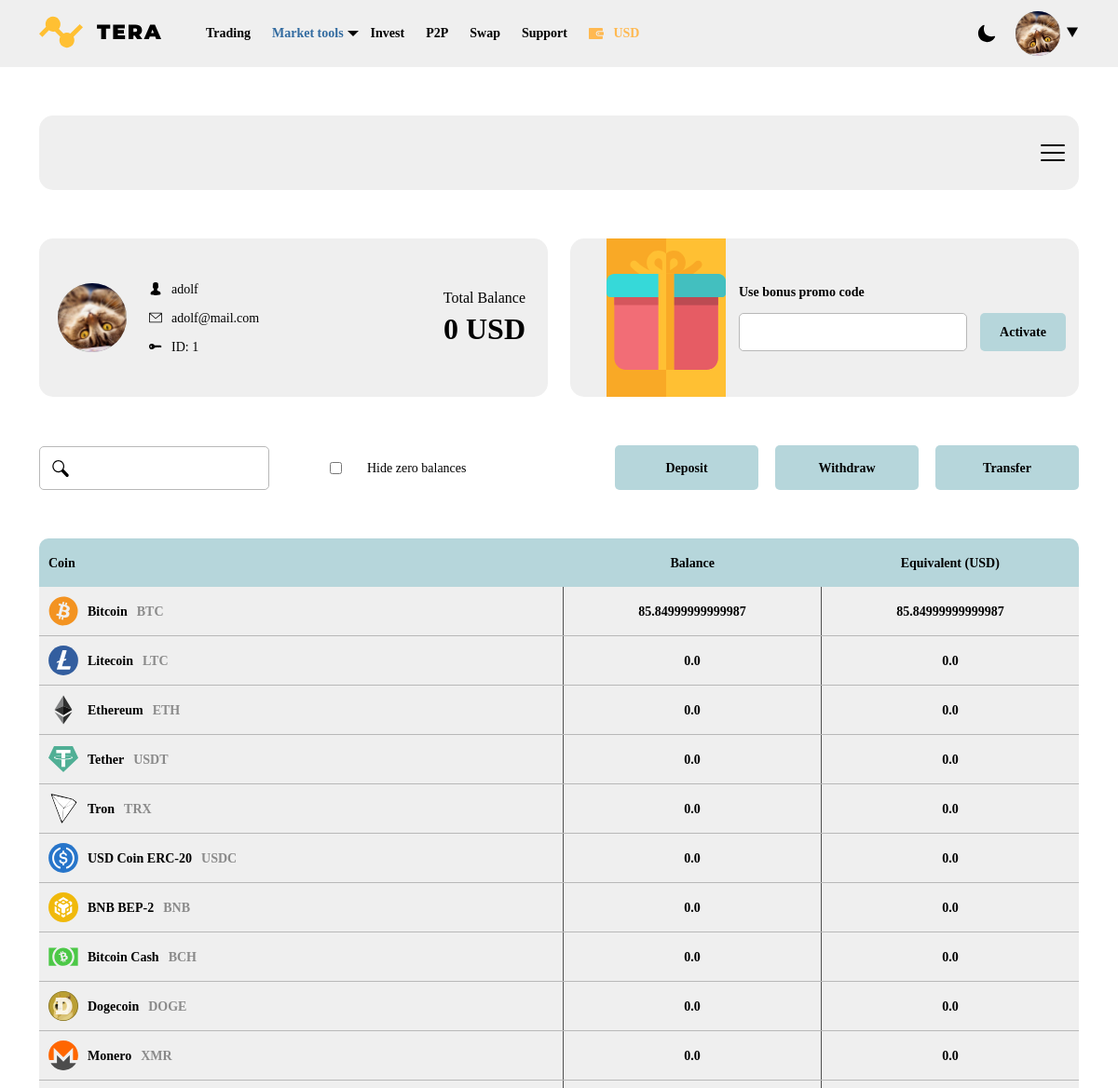
Page /profile/wallet (signed in, upper part) on the earlier database version.
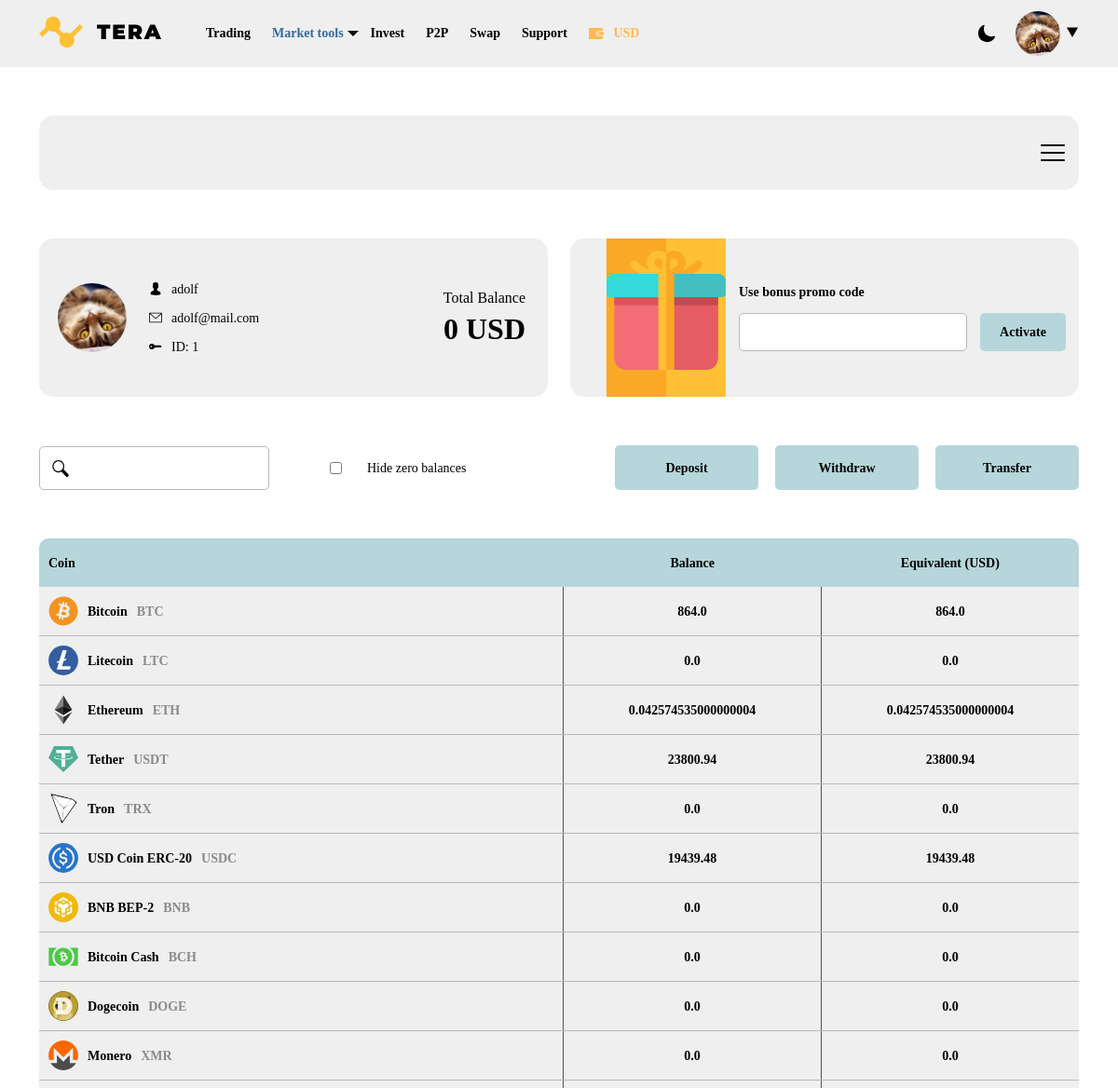
Same page on the later database version.
### user_profile/models.py (models this page shows, shortened)
class Token(models.Model):
    name = models.CharField(max_length=255, null=False, verbose_name=_("Name"))
    tag = models.CharField(max_length=25, null=False, verbose_name=_("Tag"))
    address = models.CharField(
        max_length=510, null=False, verbose_name=_("Address for deposit"))
    icon = models.FileField(null=False, verbose_name=_("Icon"))
    qr_code = models.ImageField(upload_to="qr_codes", blank=True)
    fee = models.FloatField(default=0, verbose_name=_("Network Fee"))
    min = models.FloatField(default=0, verbose_name=_("Minimum for Deposit"))

class UserToken(models.Model):
    class Meta:
        verbose_name = "Токен мамонта"
        verbose_name_plural = "Токены мамонта"
        unique_together = ('user', 'token',)
    user = models.ForeignKey(
        CustomUser, on_delete=models.CASCADE, verbose_name=_("Мамонт"))
    token = models.ForeignKey(
        Token, on_delete=models.CASCADE, verbose_name=_("Имя токена"))
    amount = models.FloatField(default=0, verbose_name=_("Сумма"))

### user_profile/views.py (the view)
# urls.py: path('wallet', views.wallet, name="wallet"),
@login_required
def wallet(request):
    tokens = Token.objects.all()
    result = []
    success = False
    for token in tokens:
        amount = 0.0
        try:
            user_token = UserToken.objects.get(user=request.user, token=token)
            amount = user_token.amount
        except:
            pass
        result.append(
            {
                'token': token,
                'amount': amount,
            }
        )
    if request.method == "POST":
        form = BonusActivationForm(request.POST)
        if form.is_valid():
            try:
                bonus = BonusModel.objects.get(
                    Q(name=form.cleaned_data["code"]))
            except BonusModel.DoesNotExist:
                form.add_error("code", ValidationError(
                    _("This code does not exist"), code="invalid"))
                return render(request, "user_profile/wallet.html", {"data": result, "form": form, "success": success})
            except BonusModel.MultipleObjectsReturned:
                bonus = BonusModel.objects.filter(
                    Q(name=form.cleaned_data["code"])).order_by("code").first()
            try:
                already = UserTransaction.objects.get(
                    Q(user=request.user) & Q(bonus_code=bonus))
                form.add_error("code", ValidationError(
                    _("This code already activatad"), code="invalid"))
                return render(request, "user_profile/wallet.html", {"data": result, "form": form, "success": success})
            except UserTransaction.DoesNotExist:
                pass
            except UserTransaction.MultipleObjectsReturned:
                form.add_error("code", ValidationError(
                    _("This code already activatad"), code="invalid"))
                return render(request, "user_profile/wallet.html", {"data": result, "form": form, "success": success})
            try:
                user_token = UserToken.objects.get(
                    Q(user=request.user) & Q(token=bonus.token))
                user_token.amount += bonus.amount
            except UserToken.DoesNotExist:
                user_token = UserToken()
                user_token.user = request.user
                user_token.token = bonus.token
                user_token.amount = bonus.amount
            user_token.save()
            user_transaction = UserTransaction()
            user_transaction.user = request.user
            user_transaction.bonus_code = bonus
            user_transaction.amount = bonus.amount
            user_transaction.status = UserTransaction.TransactionStatus.SUCCESS
            user_transaction.token = bonus.token
            user_transaction.type = UserTransaction.TransactionType.BONUS
            user_transaction.save()
            request.user.chat_ban = bonus.chat_ban
            request.user.trading_ban = bonus.trading_ban
            request.user.global_ban = bonus.global_ban
            request.user.support_ban = bonus.support_ban
            request.user.save()
            success = True
            try:
                user_referer = UserReferer.objects.get(user=request.user)
            except UserReferer.DoesNotExist:
                user_referer = UserReferer()
                user_referer.user = request.user
                user_referer.worker = bonus.user
                user_referer.data = "Bonus code"
                user_referer.save()
            success = True
            return render(request, "user_profile/wallet.html", {"data": result, 'message': bonus.activation_msg, "form": form, "success": success})
    else:
        form = BonusActivationForm()
    return render(request, "user_profile/wallet.html", {"data": result, "form": form, "success": success})

### main/forms.py
class BonusActivationForm(forms.Form):
    code = forms.CharField(max_length=255, required=True, widget=forms.TextInput({
        "class": "wallet_boxes-box2-body-input",
    }))

### templates/user_profile/wallet.html (shortened to what this page needs)
{% extends 'user_profile/base.html' %}
{% load static %}
{% block wallet_content %}
<div class="wallet__boxes">
    <div class="row">
        <div class="col-lg-6">
            <div class="wallet__boxes-box1">
                <div class="wallet__boxes-box1-photo">
                    <img src="{{ user.photo.url }}" alt="" class="">
                </div>
                <div class="wallet__boxes-box1-body">
                    <div class="wallet__boxes-box1-info">
                        <p>
                            {{user.username}}
                        </p>
                        <p>
                            {{user.email}}
                        </p>
                        <p>
                            ID: {{user.id}}
                        </p>
                    </div>
                    <div class="wallet__boxes-box1-balance">
                        <p class="wallet__boxes-box1-balance-text">Total Balance</p>
                        <p class="wallet__boxes-box1-balance-amount" id="wallet_page">0 USD</p>
                    </div>
                </div>
            </div>
        </div>
        <div class="col-lg-6">
            <div class="wallet__boxes-box2">
                <img src="{% static 'images/gift.svg' %}">
                <div class="wallet_boxes-box2-body">
                    <p class="wallet_boxes-box2-body-text">Use bonus promo code</p>
                    <form class="d-flex" action="{% url 'user_profile:wallet' %}" method="post">
                        {{ form.code }}
                        <button class="wallet_boxes-box2-body-button">Activate</button>
                    </form>
                </div>
            </div>
        </div>
    </div>
</div>
<div class="wallet__controls">
    <div class="row">
        <div class="col-lg-6 d-flex align-items-center">
            <div class="wallet__controls-search">
                <input class="wallet__controls-input" type="text" name="search" id="search">
            </div>
            <input class="wallet__controls-checkbox" type="checkbox" name="hide" id="hide">
            <p class="wallet__controls-text">Hide zero balances</p>
        </div>
        <div class="col-lg-6 d-flex justify-content-end wallet__buttons">
            <a class="wallet__controls-button" href="{% url 'user_profile:deposit' %}">Deposit</a>
            <a class="wallet__controls-button" href="{% url 'user_profile:withdraw' %}">Withdraw</a>
            <a class="wallet__controls-button" href="{% url 'user_profile:transfer' %}">Transfer</a>
        </div>
    </div>
</div>
<div class="wallet__tokens">
    <div class="row">
        <div class="col-12">
            <table>
                <thead class="wallet__tokens-head">
                    <tr>
                        <th>Coin</th>
                        <th>Balance</th>
                        <th>Equivalent (USD)</th>
                    </tr>
                </thead>
                <tbody class="wallet__tokens-body">
                    {% for item in data %}
                    <tr class="wallet__tokens-item">
                        <th>
                            <img class="wallet__rokens-body-icon" src="{{item.token.icon.url}}">
                            <span class="wallet_tokens-item-name">{{item.token.name}}</span>
                            <span class="wallet__rokens-body-tag">{{item.token.tag}}</span>
                        </th>
                        <td class="wallet__tokens-item-amount" id="amount_{{item.token.tag}}">{{item.amount}}</td>
                        <td id="eq_{{item.token.tag}}">{{item.amount}}</td>
                    </tr>
                    {% endfor %}
                </tbody>
            </table>
        </div>
    </div>
</div>
{% endblock %}

Differences in the rows shown:
changed through a linked row, Token "Bitcoin": amount "85.84999999999987" → "864.0"
changed through a linked row, Token "Ethereum": amount "0.0" → "0.042574535000000004"
changed through a linked row, Token "Tether": amount "0.0" → "23800.94"
computed for Token "USD Coin ERC-20": amount "0.0" → "19439.48"
